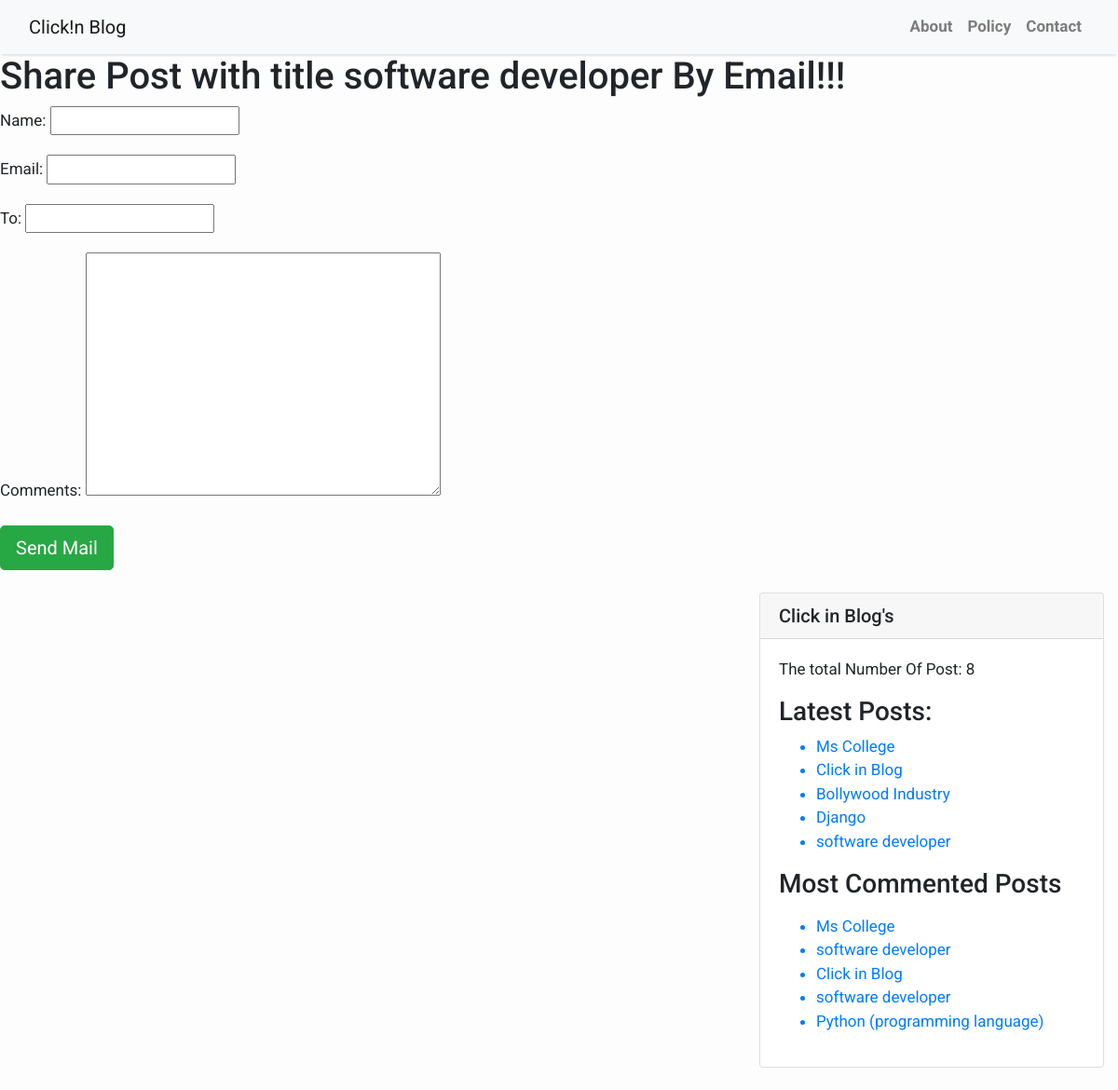
/share/1, run on the app's committed database.
### testapp/models.py (models this page shows, shortened)
class Post(models.Model):
    STATUS_CHOICES=(('draft','Draft'),('published','Published'))
    title=models.CharField(max_length=256)
    slug=models.SlugField(max_length=264,unique_for_date='publish')
    author=models.ForeignKey(User,related_name='blog_posts',on_delete=models.CASCADE,)
    body=models.TextField()
    publish=models.DateTimeField(default=timezone.now)
    created=models.DateTimeField(auto_now=True)
    updated=models.DateTimeField(auto_now=True)
    status=models.CharField(max_length=10,choices=STATUS_CHOICES,default='draft')
    objects=CustomManager()
    tags=TaggableManager()
    class Meta:
        ordering=('-publish',) #descending order of publish
    def get_absolute_url(self):
        return reverse('post_detail',args=[self.publish.year,self.publish.strftime('%m'),self.publish.strftime('%d'),self.slug,])

### testapp/views.py (the view)
# urls.py: path('share/<int:id>',views.mail_send_view),
def mail_send_view(request,id):
    post=get_object_or_404(Post,id=id,status="published")
    sent=False
    if request.method=='POST':
        form=EmailSendForm(request.POST)
        if form.is_valid():
            cd=form.cleaned_data
            subject='{} ({}) recommends you to read "{}"'.format(cd['name'],cd['email'],post.title)
            post_url=request.build_absolute_uri(post.get_absolute_url())
            message="Read Post At:\n{}\n\n{}'S Comments:\n{}".format(post_url,cd['name'],cd['comments'])
            send_mail(subject,message,'clickin@blog.com',[cd['to']]) #email content
            sent=True
    else:
        form=EmailSendForm()
    return render(request,'testapp/sharebymail.html',{'form':form ,'post':post,'sent':sent})

### testapp/forms.py
class EmailSendForm(forms.Form):
    name=forms.CharField()
    email=forms.EmailField()
    to=forms.EmailField()
    comments=forms.CharField(required=False,widget=forms.Textarea)

### testapp/models.py (called while the page is built)
    def get_queryset(self):
        return super().get_queryset().filter(status='published')

### testapp/templatetags/blog_tags.py (called while the page is built)
@register.simple_tag
def total_post():
    return Post.objects.count()

@register.inclusion_tag('testapp/latest_posts123.html')
def show_latest_posts(count=3):
    latest_posts=Post.objects.order_by('-publish')[:count]
    return {'latest_posts':latest_posts}

@register.inclusion_tag('testapp/latest_posts123.html')
def get_most_commented_posts(count=5):
    most_commented_posts=Post.objects.annotate(total_comments=Count('comments')).order_by('-total_comments')[:count]
    return {'most_commented_posts':most_commented_posts}

### templates/testapp/sharebymail.html (shortened to what this page needs)
<!DOCTYPE html>
{%extends 'testapp/base.html'%}
  {%block content%}
  {%if sent%}
    <h1>Email Successfully sent!!</h1>
    <h2>Post with the title: {{post.title}} information shared by email</h2>
  {%else%}
    <h1>Share Post with title {{post.title}} By Email!!!</h1>
      <form method="post">
        {{form.as_p}}
        <input type="submit" class="btn btn-success btn-lg" value="Send Mail">
      </form>
    {%endif%}
  {%endblock%}

### templates/testapp/latest_posts123.html
<ul>
  {%for post in latest_posts%}
  <a id="link" href="{{post.get_absolute_url}}"><li>{{post.title}}</li></a>
  {%endfor%}
</ul>
<ul>
  {%for post in most_commented_posts%}
  <a id="link" href="{{post.get_absolute_url}}"> <li>{{post.title}}</li> </a>
  {%endfor%}
</ul>

### templates/testapp/base.html (style rules this page uses)
body { font-family: "Roboto", sans-serif; font-size: 17px; background-color: #fdfdfd; }

### data on the page
Post: title "software developer"
Post: title "Ms College"
Post: title "Click in Blog"
Post: title "Bollywood Industry"
Post: title "Django"
Post: title "software developer"
Post: title "Python (programming language)"
